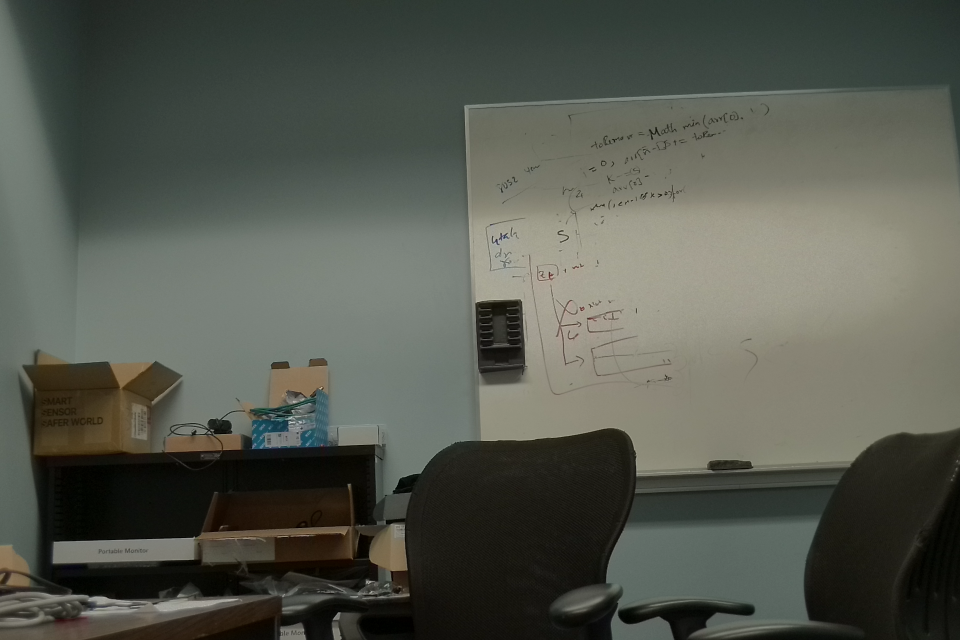
#> input picture corridor_nav/data/camera_frame_video0.png, 1920 x 1280 px (shown at 1/2 size)
$ python make_test_frames.py ../../corridor_nav/data/camera_frame_video0.png ../../corridor_nav/data/timing_test.png
#> lines starting #> are read from the running program, lines starting #| are printed output that depends on the picture
"""Paste a drawn 'Elevators' plate with a GRAPHIC right arrow (OCR cannot read it, so the
gate must ask the VLM) onto a camera frame, at 4 growing sizes. Usage: base.png out_dir"""
import sys
from PIL import Image, ImageDraw, ImageFont
base = Image.open(sys.argv[1]).convert("RGB"); out = sys.argv[2]
#> further down, base is the input picture: PIL image 1920x1280 RGB; mean R, G, B 84.7, 88, 78.7
font_path = "/usr/share/fonts/truetype/dejavu/DejaVuSans-Bold.ttf"
for i, letter_px in enumerate([22, 38, 60, 85]):
    im = base.copy(); d = ImageDraw.Draw(im)
    f = ImageFont.truetype(font_path, int(letter_px * 1.35))
    tw = d.textlength("Elevators", font=f); pad = letter_px * 0.5; aw = letter_px * 2.2
    w, h = tw + aw + 3 * pad, letter_px * 1.35 + 2 * pad
    x0, y0 = 1250 - w / 2, 380 - h / 2
    d.rectangle([x0, y0, x0 + w, y0 + h], fill=(18, 52, 110))
    d.text((x0 + pad, y0 + pad * 0.6), "Elevators", font=f, fill="white")
    ax, ay, s = x0 + 2 * pad + tw, y0 + h / 2, letter_px
    d.polygon([(ax, ay - .25*s), (ax + 1.2*s, ay - .25*s), (ax + 1.2*s, ay - .6*s), (ax + 2*s, ay),
               (ax + 1.2*s, ay + .6*s), (ax + 1.2*s, ay + .25*s), (ax, ay + .25*s)], fill="white")
    im.save(f"{out}/f{i}.png")
#> this loop made 4 passes
#> (tw, w, h, x0, y0, ax, s) on passes 1 to 4: (153.2, 234.6, 51.7, 1132.7, 354.1, 1307.9, 22), (269.5, 410.1, 89.3, 1044.9, 335.4, 1352.5, 38), (428, 650, 141, 925, 309.5, 1413, 60), (602.4, 916.9, 199.8, 791.6, 280.1, 1478.9, 85)
#> pass 1, `im.save(f"{out}/f{i}.png")`:
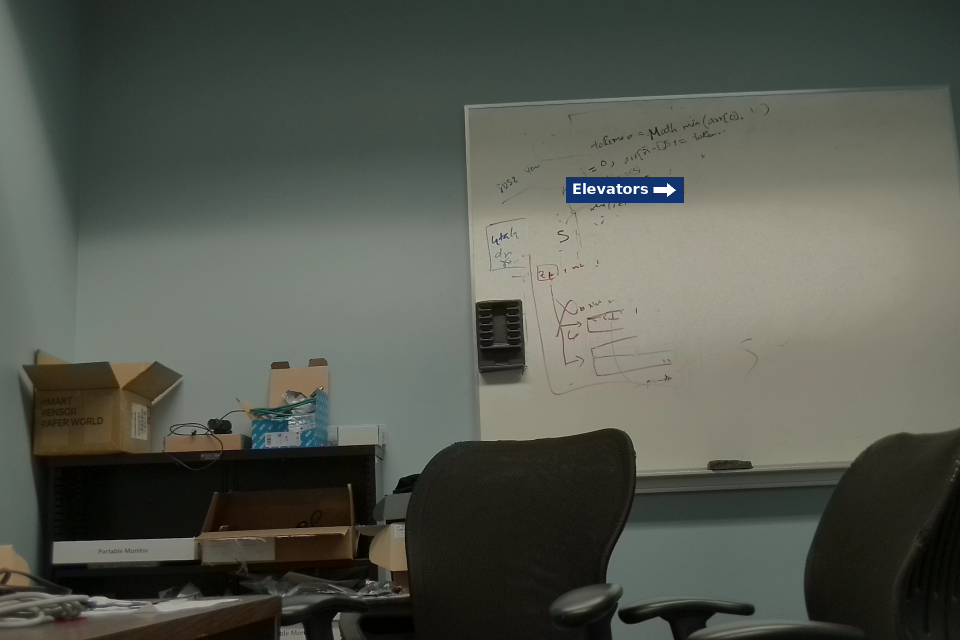
#> saved as f0.png: PIL image 1920x1280 RGB (shown at 1/2 size); mean R, G, B 84.3, 87.9, 78.8
#> pass 2, `im.save(f"{out}/f{i}.png")`:
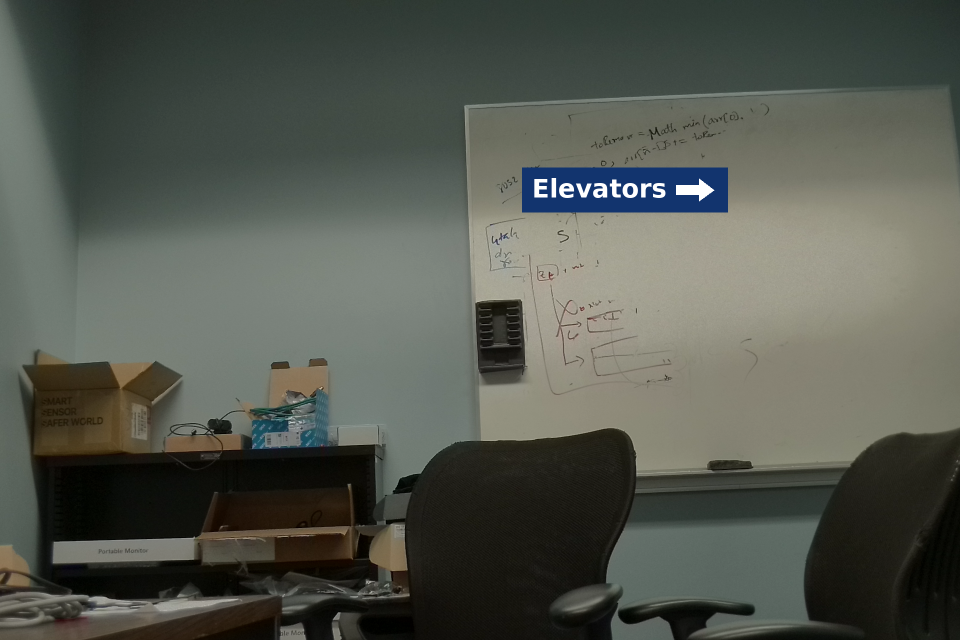
#> saved as f1.png: PIL image 1920x1280 RGB (shown at 1/2 size); mean R, G, B 83.6, 87.4, 79
#> after the loop:
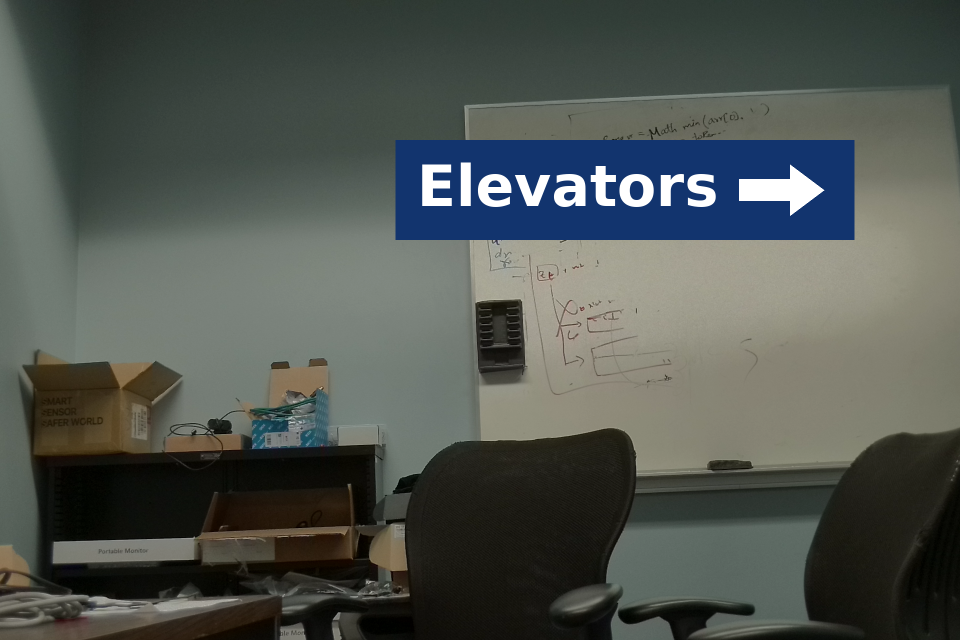
#> im: PIL image 1920x1280 RGB (shown at 1/2 size); mean R, G, B 79.6, 85, 80.3
print("ok")
